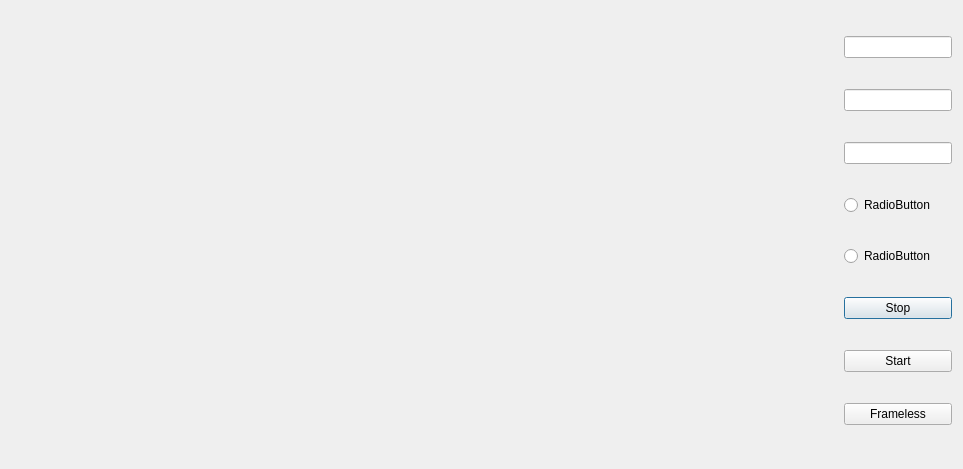
<?xml version="1.0" encoding="UTF-8"?>
<ui version="4.0">
 <class>FrameLessMode</class>
 <widget class="QDialog" name="FrameLessMode">
  <property name="geometry">
   <rect>
    <x>0</x>
    <y>0</y>
    <width>963</width>
    <height>469</height>
   </rect>
  </property>
  <property name="windowTitle">
   <string>Dialog</string>
  </property>
  <layout class="QHBoxLayout" name="horizontalLayout">
   <item>
    <layout class="QVBoxLayout" name="verticalLayout_2">
     <property name="sizeConstraint">
      <enum>QLayout::SetMinimumSize</enum>
     </property>
     <item>
      <widget class="QWidget" name="widget" native="true">
       <property name="sizePolicy">
        <sizepolicy hsizetype="Expanding" vsizetype="Preferred">
         <horstretch>0</horstretch>
         <verstretch>0</verstretch>
        </sizepolicy>
       </property>
      </widget>
     </item>
     <item>
      <widget class="QWidget" name="widget_2" native="true">
       <property name="sizePolicy">
        <sizepolicy hsizetype="Expanding" vsizetype="Preferred">
         <horstretch>0</horstretch>
         <verstretch>0</verstretch>
        </sizepolicy>
       </property>
      </widget>
     </item>
     <item>
      <widget class="QWidget" name="widget_3" native="true">
       <property name="sizePolicy">
        <sizepolicy hsizetype="Expanding" vsizetype="Preferred">
         <horstretch>0</horstretch>
         <verstretch>0</verstretch>
        </sizepolicy>
       </property>
      </widget>
     </item>
    </layout>
   </item>
   <item>
    <layout class="QVBoxLayout" name="_2">
     <property name="sizeConstraint">
      <enum>QLayout::SetMinimumSize</enum>
     </property>
     <item>
      <widget class="QLineEdit" name="lineEdit_3">
       <property name="sizePolicy">
        <sizepolicy hsizetype="Preferred" vsizetype="Fixed">
         <horstretch>0</horstretch>
         <verstretch>0</verstretch>
        </sizepolicy>
       </property>
      </widget>
     </item>
     <item>
      <widget class="QLineEdit" name="lineEdit_2">
       <property name="sizePolicy">
        <sizepolicy hsizetype="Preferred" vsizetype="Fixed">
         <horstretch>0</horstretch>
         <verstretch>0</verstretch>
        </sizepolicy>
       </property>
      </widget>
     </item>
     <item>
      <widget class="QLineEdit" name="lineEdit">
       <property name="sizePolicy">
        <sizepolicy hsizetype="Preferred" vsizetype="Fixed">
         <horstretch>0</horstretch>
         <verstretch>0</verstretch>
        </sizepolicy>
       </property>
      </widget>
     </item>
     <item>
      <widget class="QRadioButton" name="radioButton_2">
       <property name="sizePolicy">
        <sizepolicy hsizetype="Preferred" vsizetype="Fixed">
         <horstretch>0</horstretch>
         <verstretch>0</verstretch>
        </sizepolicy>
       </property>
       <property name="text">
        <string>RadioButton</string>
       </property>
      </widget>
     </item>
     <item>
      <widget class="QRadioButton" name="radioButton">
       <property name="sizePolicy">
        <sizepolicy hsizetype="Preferred" vsizetype="Fixed">
         <horstretch>0</horstretch>
         <verstretch>0</verstretch>
        </sizepolicy>
       </property>
       <property name="text">
        <string>RadioButton</string>
       </property>
      </widget>
     </item>
     <item>
      <widget class="QPushButton" name="StopButton">
       <property name="sizePolicy">
        <sizepolicy hsizetype="Preferred" vsizetype="Fixed">
         <horstretch>0</horstretch>
         <verstretch>0</verstretch>
        </sizepolicy>
       </property>
       <property name="text">
        <string>Stop</string>
       </property>
      </widget>
     </item>
     <item>
      <widget class="QPushButton" name="StartButton">
       <property name="sizePolicy">
        <sizepolicy hsizetype="Preferred" vsizetype="Fixed">
         <horstretch>0</horstretch>
         <verstretch>0</verstretch>
        </sizepolicy>
       </property>
       <property name="text">
        <string>Start</string>
       </property>
      </widget>
     </item>
     <item>
      <widget class="QPushButton" name="FramelessButton">
       <property name="sizePolicy">
        <sizepolicy hsizetype="Preferred" vsizetype="Fixed">
         <horstretch>0</horstretch>
         <verstretch>0</verstretch>
        </sizepolicy>
       </property>
       <property name="text">
        <string>Frameless</string>
       </property>
      </widget>
     </item>
    </layout>
   </item>
  </layout>
 </widget>
 <resources/>
 <connections/>
</ui>
